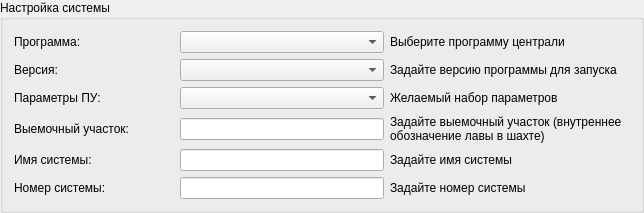
             <widget class="QGroupBox" name="groupBox_9">
              <property name="title">
               <string>Настройка системы</string>
              </property>
              <property name="flat">
               <bool>true</bool>
              </property>
              <layout class="QGridLayout" name="gridLayout_8">
               <item row="0" column="0">
                <layout class="QVBoxLayout" name="verticalLayout_18">
                 <item>
                  <layout class="QHBoxLayout" name="horizontalLayout_35">
                   <item>
                    <widget class="QLabel" name="label_38">
                     <property name="minimumSize">
                      <size>
                       <width>160</width>
                       <height>0</height>
                      </size>
                     </property>
                     <property name="maximumSize">
                      <size>
                       <width>300</width>
                       <height>16777215</height>
                      </size>
                     </property>
                     <property name="text">
                      <string>Программа:</string>
                     </property>
                    </widget>
                   </item>
                   <item>
                    <widget class="QComboBox" name="comboBox_25">
                     <property name="minimumSize">
                      <size>
                       <width>204</width>
                       <height>0</height>
                      </size>
                     </property>
                     <property name="maximumSize">
                      <size>
                       <width>204</width>
                       <height>16777215</height>
                      </size>
                     </property>
                    </widget>
                   </item>
                   <item>
                    <widget class="QLabel" name="label_39">
                     <property name="minimumSize">
                      <size>
                       <width>240</width>
                       <height>0</height>
                      </size>
                     </property>
                     <property name="text">
                      <string>Выберите программу централи</string>
                     </property>
                    </widget>
                   </item>
                  </layout>
                 </item>
                 <item>
                  <layout class="QHBoxLayout" name="horizontalLayout_36">
                   <item>
                    <widget class="QLabel" name="label_47">
                     <property name="minimumSize">
                      <size>
                       <width>160</width>
                       <height>0</height>
                      </size>
                     </property>
                     <property name="maximumSize">
                      <size>
                       <width>300</width>
                       <height>16777215</height>
                      </size>
                     </property>
                     <property name="text">
                      <string>Версия:</string>
                     </property>
                    </widget>
                   </item>
                   <item>
                    <widget class="QComboBox" name="comboBox_26">
                     <property name="minimumSize">
                      <size>
                       <width>204</width>
                       <height>0</height>
                      </size>
                     </property>
                     <property name="maximumSize">
                      <size>
                       <width>204</width>
                       <height>16777215</height>
                      </size>
                     </property>
                    </widget>
                   </item>
                   <item>
                    <widget class="QLabel" name="label_48">
                     <property name="minimumSize">
                      <size>
                       <width>240</width>
                       <height>0</height>
                      </size>
                     </property>
                     <property name="text">
                      <string>Задайте версию программы для запуска</string>
                     </property>
                    </widget>
                   </item>
                  </layout>
                 </item>
                 <item>
                  <layout class="QHBoxLayout" name="horizontalLayout_38">
                   <item>
                    <widget class="QLabel" name="label_51">
                     <property name="minimumSize">
                      <size>
                       <width>160</width>
                       <height>0</height>
                      </size>
                     </property>
                     <property name="maximumSize">
                      <size>
                       <width>300</width>
                       <height>16777215</height>
                      </size>
                     </property>
                     <property name="text">
                      <string>Параметры ПУ:</string>
                     </property>
                    </widget>
                   </item>
                   <item>
                    <widget class="QComboBox" name="comboBox_28">
                     <property name="minimumSize">
                      <size>
                       <width>204</width>
                       <height>0</height>
                      </size>
                     </property>
                     <property name="maximumSize">
                      <size>
                       <width>204</width>
                       <height>16777215</height>
                      </size>
                     </property>
                    </widget>
                   </item>
                   <item>
                    <widget class="QLabel" name="label_52">
                     <property name="minimumSize">
                      <size>
                       <width>240</width>
                       <height>0</height>
                      </size>
                     </property>
                     <property name="text">
                      <string>Желаемый набор параметров</string>
                     </property>
                    </widget>
                   </item>
                  </layout>
                 </item>
                 <item>
                  <layout class="QHBoxLayout" name="horizontalLayout_41">
                   <item>
                    <widget class="QLabel" name="label_57">
                     <property name="minimumSize">
                      <size>
                       <width>160</width>
                       <height>0</height>
                      </size>
                     </property>
                     <property name="maximumSize">
                      <size>
                       <width>300</width>
                       <height>16777215</height>
                      </size>
                     </property>
                     <property name="text">
                      <string>Выемочный участок:</string>
                     </property>
                    </widget>
                   </item>
                   <item>
                    <widget class="QLineEdit" name="lineEdit_9">
                     <property name="minimumSize">
                      <size>
                       <width>130</width>
                       <height>0</height>
                      </size>
                     </property>
                     <property name="maximumSize">
                      <size>
                       <width>204</width>
                       <height>16777215</height>
                      </size>
                     </property>
                    </widget>
                   </item>
                   <item>
                    <widget class="QLabel" name="label_58">
                     <property name="minimumSize">
                      <size>
                       <width>240</width>
                       <height>0</height>
                      </size>
                     </property>
                     <property name="acceptDrops">
                      <bool>false</bool>
                     </property>
                     <property name="autoFillBackground">
                      <bool>false</bool>
                     </property>
                     <property name="text">
                      <string>Задайте выемочный участок (внутреннее обозначение лавы в шахте)</string>
                     </property>
                     <property name="scaledContents">
                      <bool>false</bool>
                     </property>
                     <property name="wordWrap">
                      <bool>true</bool>
                     </property>
                     <property name="tabletTracking" stdset="0">
                      <bool>false</bool>
                     </property>
                    </widget>
                   </item>
                  </layout>
                 </item>
                 <item>
                  <layout class="QHBoxLayout" name="horizontalLayout_43">
                   <item>
                    <widget class="QLabel" name="label_61">
                     <property name="minimumSize">
                      <size>
                       <width>160</width>
                       <height>0</height>
                      </size>
                     </property>
                     <property name="maximumSize">
                      <size>
                       <width>300</width>
                       <height>16777215</height>
                      </size>
                     </property>
                     <property name="text">
                      <string>Имя системы:</string>
                     </property>
                    </widget>
                   </item>
                   <item>
                    <widget class="QLineEdit" name="lineEdit_10">
                     <property name="maximumSize">
                      <size>
                       <width>204</width>
                       <height>16777215</height>
                      </size>
                     </property>
                    </widget>
                   </item>
                   <item>
                    <widget class="QLabel" name="label_62">
                     <property name="minimumSize">
                      <size>
                       <width>240</width>
                       <height>0</height>
                      </size>
                     </property>
                     <property name="text">
                      <string>Задайте имя системы</string>
                     </property>
                    </widget>
                   </item>
                  </layout>
                 </item>
                 <item>
                  <layout class="QHBoxLayout" name="horizontalLayout_44">
                   <item>
                    <widget class="QLabel" name="label_63">
                     <property name="minimumSize">
                      <size>
                       <width>160</width>
                       <height>0</height>
                      </size>
                     </property>
                     <property name="maximumSize">
                      <size>
                       <width>300</width>
                       <height>16777215</height>
                      </size>
                     </property>
                     <property name="text">
                      <string>Номер системы:</string>
                     </property>
                    </widget>
                   </item>
                   <item>
                    <widget class="QLineEdit" name="lineEdit_11">
                     <property name="maximumSize">
                      <size>
                       <width>204</width>
                       <height>16777215</height>
                      </size>
                     </property>
                    </widget>
                   </item>
                   <item>
                    <widget class="QLabel" name="label_64">
                     <property name="minimumSize">
                      <size>
                       <width>240</width>
                       <height>0</height>
                      </size>
                     </property>
                     <property name="text">
                      <string>Задайте номер системы</string>
                     </property>
                    </widget>
                   </item>
                  </layout>
                 </item>
                </layout>
               </item>
              </layout>
             </widget>
